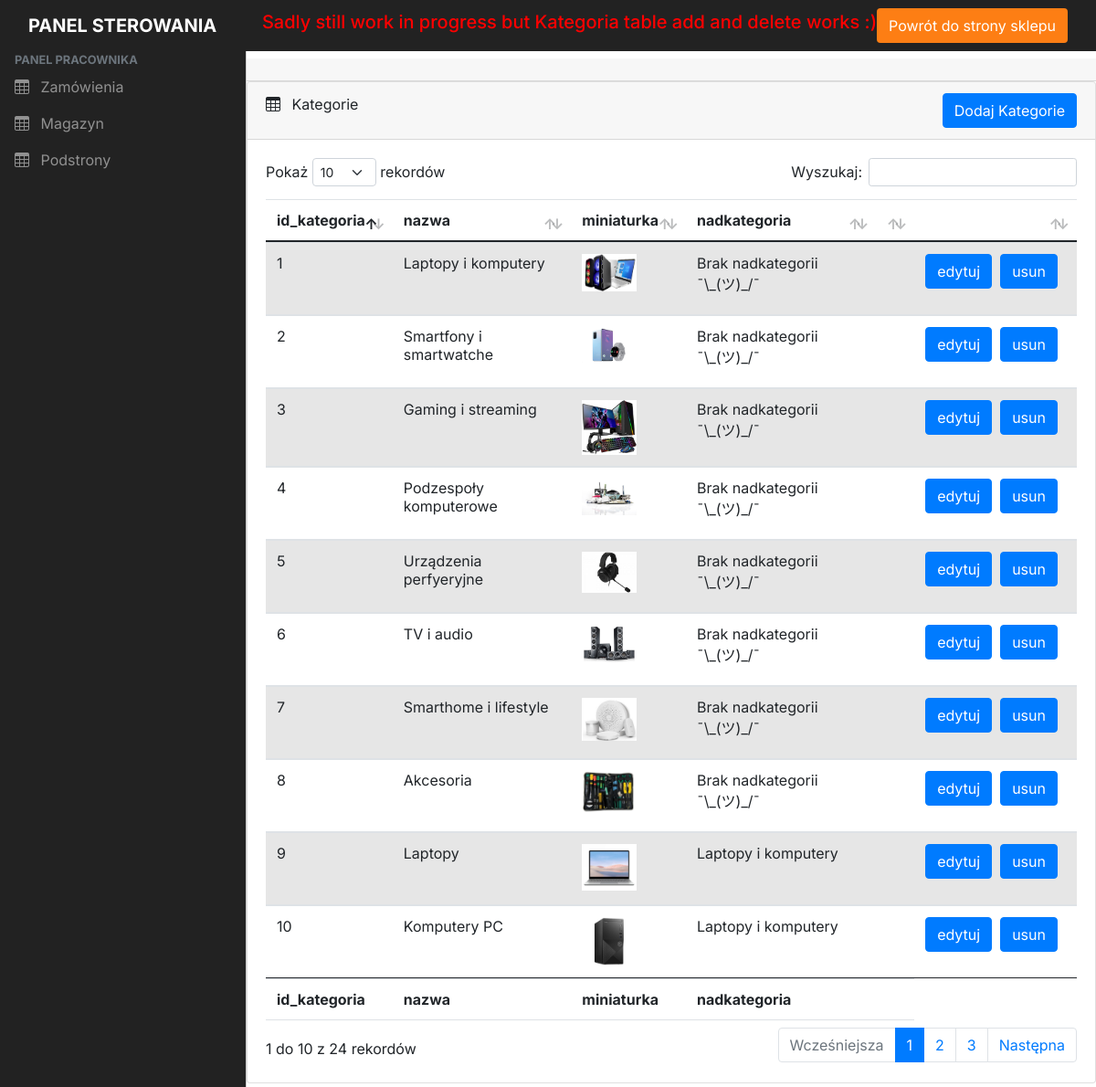
The app's page /panel/Kategorie.php (signed in) with its own data.
### tables this page shows
CREATE TABLE `kategoria` (
  `id_kategoria` int NOT NULL AUTO_INCREMENT PRIMARY KEY,
  `nazwa` varchar(45) NOT NULL,
  `miniaturka` varchar(45) NOT NULL,
  `nadkategoria` int
);

### panel/Kategorie.php (the view, shortened to what this page needs)
<?php include("header.php"); ?>
<body onload="formreset()">
    <?php include_once "topBar.php"; ?>
    <?php include("canvas.php"); ?>
    <main class="mt-5 pt-3">
        <div class="card-header">
        </div>
        <div class="row">
            <div class="col-md-12 mb-3">
                <div class="card">
                    <div class="card-header">
                        <span><i class="bi bi-table me-2"></i></span> Kategorie
                        <div class="float-right">
                            <button type="button" class="btn btn-primary" data-bs-toggle="modal" data-bs-target="#exampleModal">
                                Dodaj Kategorie
                            </button>
                        </div>
                    </div>
                    <div class="card-body">
                        <div class="table-responsive">
                            <table id="example" class="table table-striped data-table " style="width: 100%">
                                <thead>
                                    <tr>
                                        <th>id_kategoria</th>
                                        <th>nazwa</th>
                                        <th>miniaturka</th>
                                        <th>nadkategoria</th>
                                        <th> </th>
                                        <th> </th>
                                    </tr>
                                </thead>
                                <tbody>
                                    <?php
                                    $query = $conn->query("Select * from kategoria");
                                    $result = $query->fetchAll(\PDO::FETCH_ASSOC);
                                    foreach ($result as $rekord) {
                                        print("<tr><td>");
                                        echo $rekord["id_kategoria"];
                                        print("</td><td>");
                                        echo $rekord["nazwa"];
                                        print("</td>");
                                        print("</td><td>");
                                        print('<img class="table-thumbnail" src="../images/kategorie/' . $rekord["miniaturka"] . '"');
                                        print("</td>");
                                        print("</td><td>");
                                        if ($rekord['nadkategoria'] == null) {
                                            echo "Brak nadkategorii ¯\_(ツ)_/¯";
                                        } else {
                                            $query = $conn->query('Select nazwa from kategoria where id_kategoria like ' . $rekord['nadkategoria']);
                                            $result = $query->fetchAll(\PDO::FETCH_ASSOC);
                                            foreach ($result as $record) {
                                                echo $record['nazwa'];
                                            }
                                        }
                                        print("</td>");
                                        print("</td><td>");
                                        print("</td>");
                                        print("</td><td>");
                                        echo "<div class='functional-buttons'><form method='post' action='edycja.php' class='temp''><input type='hidden' name='id' value='" . $rekord['id_kategoria'] . "'><button type='submit' name='idkategorii_edycja' class='submit  btn btn-primary edycja' value='" . $rekord['id_kategoria'] . "'>edytuj</button></form><form  method='post' action='Kategorie.php' ><input type='hidden' name='id' value='" . $rekord['id_kategoria'] . "'><button type='submit' onclick='return confirm(`Czy napewno chcesz kategorie " . $rekord['nazwa'] . " ?`);'  class='submit  btn btn-primary edycja' name='USUN' value='" . $rekord['id_kategoria'] . "'>usun</button></form></div>";
                                        print("</td>");
                                    }
                                    print("</tr>");
                                    ?>
                                </tbody>
                                <tfoot>
                                    <tr>
                                        <th>id_kategoria</th>
                                        <th>nazwa</th>
                                        <th>miniaturka</th>
                                        <th>nadkategoria</th>
                                        <th> </th>
                                    </tr>
                                </tfoot>
                            </table>
                        </div>
                    </div>
                </div>
            </div>
        </div>
    </main>
</body>
<?php include_once "footer.php"; ?>

### panel/header.php (shortened to what this page needs)
<head>
    <link rel="stylesheet" href="css/bootstrap.min.css" />
    <link rel="stylesheet" href="https://cdn.jsdelivr.net/npm/bootstrap-icons@1.4.1/font/bootstrap-icons.css" />
    <link rel="stylesheet" href="css/dataTables.bootstrap5.min.css" />
    <link rel="stylesheet" href="css/style.css" />
    <link rel="stylesheet" href="https://stackpath.bootstrapcdn.com/bootstrap/4.3.1/js/bootstrap.bundle.min.js" />
    <link rel="stylesheet" href="https://cdnjs.cloudflare.com/ajax/libs/jquery/3.2.1/jquery.min.js" />
    <link rel="stylesheet" href="https://stackpath.bootstrapcdn.com/bootstrap/4.3.1/css/bootstrap.min.css" />
    <link rel="stylesheet" href="css/panel.css" />
</head>

### panel/topBar.php (shortened to what this page needs)
<head>
    <link rel="stylesheet" href="https://cdn.jsdelivr.net/npm/bootstrap-icons@1.4.1/font/bootstrap-icons.css" />
    <link rel="stylesheet" href="css/style.css" />
    <link rel="stylesheet" href="../css/arkusz.css" />
    <link rel="stylesheet" href="css/component.orderedItem-list.css" />
</head>
<nav class="navbar navbar-expand-lg navbar-dark bg-dark fixed-top">
    <div class="container-fluid">
        <a class="navbar-brand me-auto ms-lg-0 ms-3 text-uppercase fw-bold" href="index.php">Panel sterowania</a>
        <h5 style="color:red; width:auto;">
            <marquee>Sadly still work in progress but Kategoria table add and delete works :)</marquee>
        </h5>
        <button type="button" class="btn c-modal-button" style="background-color:var(--orange); color:white;"><a class="o-href" href="../index.php">Powrót do strony sklepu</a></button>
    </div>
</nav>

### panel/canvas.php (shortened to what this page needs)
<div class="offcanvas offcanvas-start sidebar-nav bg-dark" tabindex="-1" id="sidebar">
    <div class="offcanvas-body p-0">
      <nav class="navbar-dark">
        <ul class="navbar-nav">
          <li>
            <div class="text-muted small fw-bold text-uppercase px-3">
              Panel pracownika
            </div>
          </li>
          <li>
            <a href="Zamówienia-pracownik.php" class="nav-link px-3 ">
              <span class="me-2"><i class="bi bi-table"></i></span>
              <span>Zamówienia</span>
            </a>
          </li>
          <li>
            <a href="magazyn.php" class="nav-link px-3 ">
              <span class="me-2"><i class="bi bi-table"></i></span>
              <span>Magazyn</span>
            </a>
          </li>
          <li>
            <a href="" class="nav-link px-3 ">
              <span class="me-2"><i class="bi bi-table"></i></span>
              <span>Podstrony</span>
            </a>
          </li>
        </ul>
      </nav>
    </div>
  </div>

### panel/footer.php (shortened to what this page needs)
</html>

### panel/css/style.css (style rules this page uses)
body, button { font-family: "Inter", sans-serif; }
.sidebar-nav { width: var(--offcanvas-width); }
@media (min-width: 992px) { main { margin-left: var(--offcanvas-width); } }
@media (min-width: 992px) { .sidebar-nav { -webkit-transform: none; transform: none; visibility: visible !important; height: calc(100% - var(--topNavbarHeight)); top: var(--topNavbarHeight); } }
.float-right { float: right; }

### panel/css/panel.css (style rules this page uses)
body { padding: 0px!important; }
.table-thumbnail { height:100%; width:60px; }
.functional-buttons { display: flex; }
.edycja { margin-right:9px; }
.bg-dark { background-color: #222!important; }

### css/arkusz.css (style rules this page uses)
body { padding: 0px !important;; }
a, a:hover, a:active, a:visited, a:focus { text-decoration: none; color: #222222; }
* { scrollbar-width: auto; scrollbar-color: #222222 transparent; }
ul { list-style-type: none; }
a { color: inherit; text-decoration: none; }
* { box-sizing: border-box; }
a.o-href { color:white; }

### records on screen
kategoria: id_kategoria "1", nazwa "Laptopy i komputery", miniaturka (picture), shows "Brak nadkategorii ¯\\_(ツ)_/¯"
kategoria: id_kategoria "2", nazwa "Smartfony i smartwatche", miniaturka (picture), shows "Brak nadkategorii ¯\\_(ツ)_/¯"
kategoria: id_kategoria "3", nazwa "Gaming i streaming", miniaturka (picture), shows "Brak nadkategorii ¯\\_(ツ)_/¯"
kategoria: id_kategoria "4", nazwa "Podzespoły komputerowe", miniaturka (picture), shows "Brak nadkategorii ¯\\_(ツ)_/¯"
kategoria: id_kategoria "5", nazwa "Urządzenia perfyeryjne", miniaturka (picture), shows "Brak nadkategorii ¯\\_(ツ)_/¯"
kategoria: id_kategoria "6", nazwa "TV i audio", miniaturka (picture), shows "Brak nadkategorii ¯\\_(ツ)_/¯"
kategoria: id_kategoria "7", nazwa "Smarthome i lifestyle", miniaturka (picture), shows "Brak nadkategorii ¯\\_(ツ)_/¯"
kategoria: id_kategoria "8", nazwa "Akcesoria", miniaturka (picture), shows "Brak nadkategorii ¯\\_(ツ)_/¯"
kategoria: id_kategoria "9", nazwa "Laptopy", miniaturka (picture)
kategoria: id_kategoria "10", nazwa "Komputery PC", miniaturka (picture)
